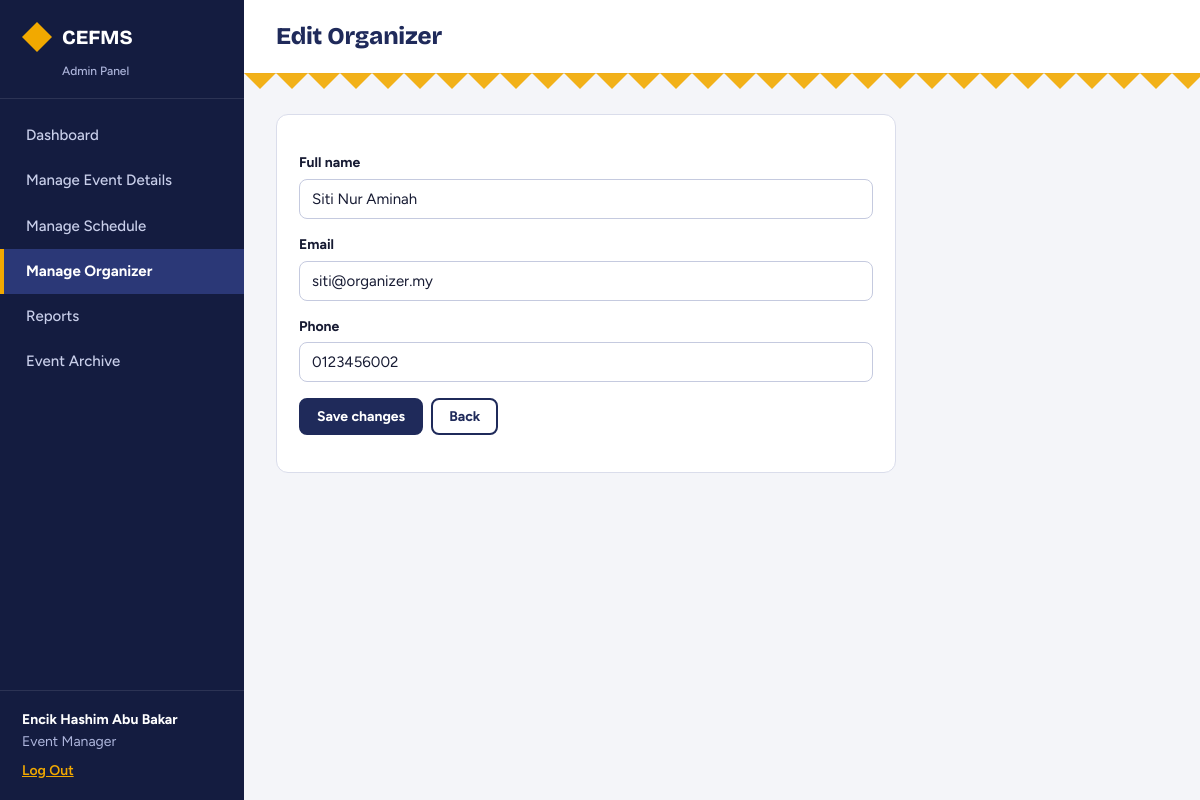
Page /admin/organizer_edit.php?id=2 (signed in) on the committed database.
### tables this page shows
CREATE TABLE `user` (
  `userId` int(11) NOT NULL AUTO_INCREMENT,
  `fullName` varchar(100) NOT NULL,
  `email` varchar(120) NOT NULL,
  `phone` varchar(20) NOT NULL,
  `passwordHash` varchar(255) NOT NULL,
  `role` enum('Event Participant','Organizer','Event Manager') NOT NULL,
  `status` enum('Active','Inactive') NOT NULL DEFAULT 'Active',
  `createdDate` datetime NOT NULL DEFAULT current_timestamp(),
  PRIMARY KEY (`userId`),
  UNIQUE KEY `email` (`email`)
);

### includes/bootstrap.php (called while the page is built, shortened)
<?php
function cfg(string $key): string {
    static $c = null;
    if ($c === null) {
        $c = [
            'host' => getenv('CEFMS_DB_HOST') ?: '127.0.0.1',
            'port' => getenv('CEFMS_DB_PORT') ?: '3306',
            'name' => getenv('CEFMS_DB_NAME') ?: 'cefms',
            'user' => getenv('CEFMS_DB_USER') ?: 'root',
            'pass' => getenv('CEFMS_DB_PASS') !== false ? getenv('CEFMS_DB_PASS') : '',
        ];
    }
    return $c[$key];
}
function db(): PDO {
    static $pdo = null;
    if ($pdo === null) {
        $dsn = sprintf('mysql:host=%s;port=%s;dbname=%s;charset=utf8mb4', cfg('host'), cfg('port'), cfg('name'));
        $pdo = new PDO($dsn, cfg('user'), cfg('pass'), [
            PDO::ATTR_ERRMODE            => PDO::ERRMODE_EXCEPTION,
            PDO::ATTR_DEFAULT_FETCH_MODE => PDO::FETCH_ASSOC,
            PDO::ATTR_EMULATE_PREPARES   => false,
        ]);
    }
    return $pdo;
}
require_once __DIR__ . '/helpers.php';
require_once __DIR__ . '/layout.php';

### includes/helpers.php (called while the page is built, shortened)
<?php
function e($v): string { return htmlspecialchars((string)$v, ENT_QUOTES, 'UTF-8'); }

### public/admin/organizer_edit.php (the view, shortened to what this page needs)
<?php
require __DIR__ . '/../../includes/bootstrap.php';
$id = (int)($_GET['id'] ?? $_POST['id'] ?? 0);
$stmt = db()->prepare("SELECT * FROM user WHERE userId = ? AND role = 'Organizer'");
$stmt->execute([$id]);
$organizer = $stmt->fetch();
$errors = [];
$values = ['fullName' => $organizer['fullName'], 'email' => $organizer['email'], 'phone' => $organizer['phone']];
?>
<div class="card" style="max-width:620px"><?php errors_box($errors); ?>
<form method="post" novalidate><?= csrf_field() ?><input type="hidden" name="id" value="<?= $id ?>">
  <label for="fullName">Full name</label>
  <input type="text" id="fullName" name="fullName" value="<?= e($values['fullName']) ?>">
  <label for="email">Email</label>
  <input type="email" id="email" name="email" value="<?= e($values['email']) ?>">
  <label for="phone">Phone</label>
  <input type="tel" id="phone" name="phone" value="<?= e($values['phone']) ?>">
  <p class="actions"><button class="btn" type="submit">Save changes</button><a class="btn gray" href="/admin/organizers.php">Back</a></p>
</form></div>

### public/assets/admin.css (style rules this page uses)
:root { --indigo:#1F2A5A;--indigo-d:#141C40;--indigo-m:#2B3877;--indigo-l:#E8EAF4;--saffron:#F2A900;--saffron-l:#FFF0C7;--pandan:#2A7F6F;--pandan-l:#DFF1EC;--rose:#B3364A;--rose-l:#FBE6E9;--amber:#7A5200;--amber-l:#FFF0C7; --bg:#F4F5F9;--ink:#171B33;--muted:#5B6180;--line:#DADDEB;--head:"Bricolage Grotesque",Georgia,serif;--body:Figtree,"Segoe UI",Arial,sans-serif; }
* { box-sizing:border-box }
body.adm { margin:0;font-family:var(--body);font-size:15.5px;background:var(--bg);color:var(--ink);display:flex;min-height:100vh;line-height:1.55 }
.card { background:#fff;border:1px solid var(--line);border-radius:12px;padding:22px;margin-bottom:22px }
.btn { display:inline-block;border:2px solid var(--indigo);border-radius:8px;padding:8px 16px;font:700 14px var(--body);cursor:pointer;text-decoration:none;background:var(--indigo);color:#fff;transition:background .15s }
.btn.gray { background:#fff;color:var(--indigo) }
label { display:block;font-size:14px;font-weight:700;margin:15px 0 5px }
input[type=text],input[type=email],input[type=password],input[type=number],input[type=tel],input[type=datetime-local],select,textarea { width:100%;padding:10px 12px;border:1.5px solid #C5CADF;border-radius:8px;font:15px var(--body);background:#fff;color:var(--ink) }
.actions { display:flex;gap:8px;flex-wrap:wrap }

### rows in the picture
user: fullName "Siti Nur Aminah", email "siti@organizer.my", phone "0123456002"

### other values in the picture
$item[2] "Dashboard"
$item[2] "Manage Event Details"
$item[2] "Manage Schedule"
$item[2] "Manage Organizer"
$item[2] "Reports"
$item[2] "Event Archive"
$u['fullName'] "Encik Hashim Abu Bakar"
$u['role'] "Event Manager"
$title "Edit Organizer"
